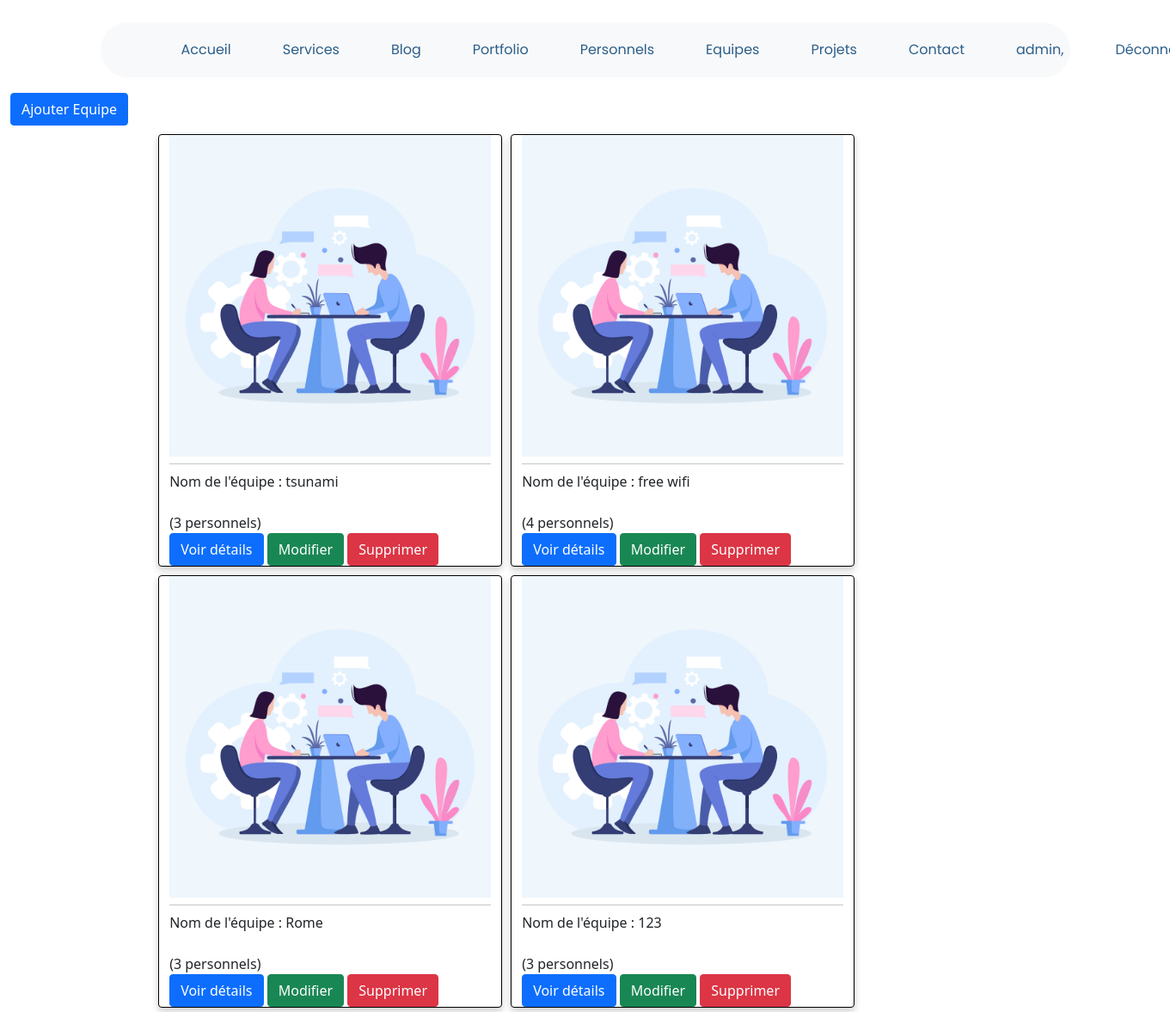
Screenshot of /artyprod/equipes/ (signed in) with the database file from the repository.
### artyprod/models.py (models this page shows, shortened)
class Equipe(models.Model):
    nom = models.CharField(max_length=255)
    personnels = models.ManyToManyField(Personnel, related_name='equipes')

### artyprod/views.py (the view)
# urls.py: path('equipes/',views.equipes, name = 'equipes'),
@login_required
def equipes(request):
	Equipes= Equipe.objects.all()
	context={'Equipes':Equipes}
	return render(request,'artyprod/equipe/equipes.html',context )

### artyprod/templates/artyprod/Equipe/equipes.html (shortened to what this page needs)
{% extends 'ArtyProd/base.html' %}
{% block content %}
<div class="container-fluid mt-3">
  <div class="row-9">
      <div class="col-lg-12">
          <a class="btn btn-primary" href="{% url 'add_equipe' %}">Ajouter Equipe</a>
      </div>
      <div id='personnels' class="col-lg-9 mx-auto" style="margin:5px;">
          <div class="row mx-auto">
            {% for equipe in Equipes %}
                <div class="card" id={{equipe.id}} style="width:400px;border:black solid 1px;margin:5px;">
                  <img src="/media/media/team.jpg" style="width: 100%;">
                          <hr class="dropdown-divider">
                          <a >Nom de l'équipe : {{ equipe.nom }}</a><br>
                          <a >({{ equipe.personnels.count }} personnels)</a>
                          <div style="width: 200p;">
                            <a href="{% url 'detail_equipe' equipe.id %}" class="btn btn-primary">Voir détails</a>
                            <a href="{% url 'edit_equipe' equipe.id %}" class="btn btn-success">Modifier</a>
                            <a href="{% url 'delete_equipe' equipe.id %}" class="btn btn-danger">Supprimer</a>
                  </div>
              </div>
              {% endfor %}
          </div>
      </div>
</div>
          </div>
    {% endblock %}

### artyprod/templates/artyprod/base.html (shortened to what this page needs)
{% load static %}
<!DOCTYPE html>
<html>
<head>
    <link href="https://cdn.jsdelivr.net/npm/bootstrap@5.0.2/dist/css/bootstrap.min.css" rel="stylesheet">
    <link rel='stylesheet' type='text/css' media='screen' href="{% static 'css/base.css'%}">
</head>
<body>
  <div class="container">
    <div class="row">
      <nav class="navbar navbar-expand-lg bg-light col mt-4">
        <div class="container-fluid">
          <div class="collapse navbar-collapse" id="navbarSupportedContent">
            <ul class="navbar-nav me-auto mb-2 mb-lg-0 text-center">
              <li class="nav-item">
                <a class="nav-link" href="{% url 'index' %}">Accueil</a>
              </li>
              <li class="nav-item">
                <a class="nav-link" href="{% url 'service' %}">Services</a>
              </li>
              <li class="nav-item">
                <a class="nav-link" href="{% url 'Blog' %}">Blog</a>
              </li>
              <li class="nav-item">
                <a class="nav-link" href="{% url 'projetrea' %}">Portfolio</a>
              </li>
              <li class="nav-item active">
                <a class="nav-link" href="{% url 'TtPersonnel' %}">Personnels</a>
            </li>
              <li class="nav-item active">
                <a class="nav-link" href="{% url 'equipes' %}">Equipes</a>
            </li>
            <li class="nav-item">
              <a class="nav-link" href="{% url 'projetnr' %}">Projets</a>
            </li>
              <li class="nav-item">
                <a class="nav-link" href="{% url 'contact' %}">Contact</a>
              </li>
              {% if user.is_authenticated %}
              <li class="nav-item active">
              <a class="nav-link" href="#">{{user}},</a>
              </li>
              <li class="nav-item active">
              <a class="nav-link" href="{% url 'logout' %}">Déconnexion</a>
              </li>
        {% endif %}
            </ul>
          </div>
        </div>
      </nav>
    </div>
  </div>
    {% block content %} {% endblock %}
</body>
</html>

### artyprod/templates/artyprod/base.html (style rules this page uses)
body,html { background: url() no-repeat center center fixed; background-size: cover; min-height: 100%; height: 100%; }
nav { font-family: 'Poppins', sans-serif; border-radius: 50px !important; padding: 0 40px !important; }
a.nav-link { margin: 10px; padding: 10px 20px !important; color: #2b5e8a; border-radius: 50px; }

### artyprod/templates/artyprod/Equipe/equipes.html (style rules this page uses)
.card { box-shadow: 0 4px 8px 0 rgba(0,0,0,0.2); transition: 0.3s; width: 30%; margin-right: 2px; margin-bottom: 10px; position: relative; margin-left: 100px; }
.container { padding: 2px 18px; }

### rows the page displays
Equipe: nom "tsunami", personnels.count "3"
Equipe: nom "free wifi", personnels.count "4"
Equipe: nom "Rome", personnels.count "3"
Equipe: nom "123", personnels.count "3"

### other values shown
{{ user }} "admin"
